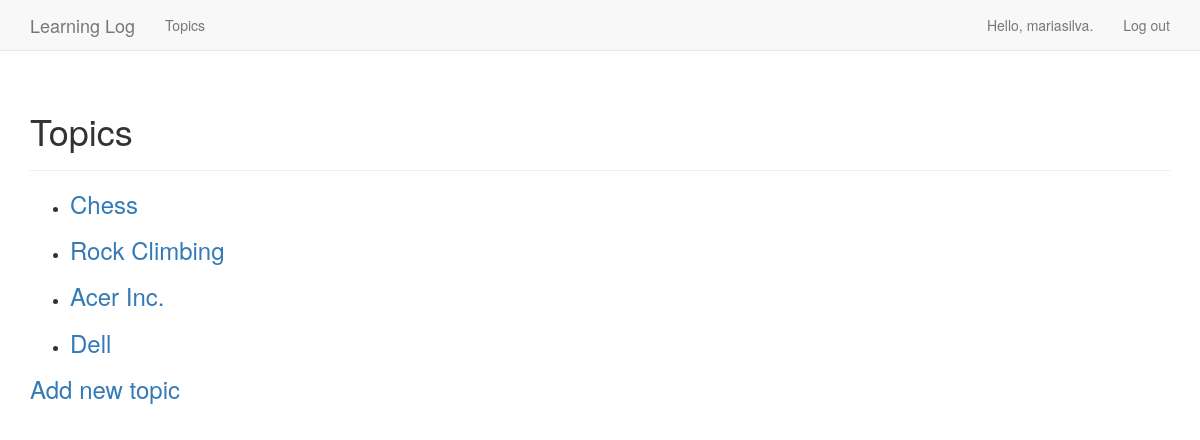
The page /topics/ (signed in) on the database its author committed.
### learning_logs/models.py (models this page shows)
class Topic(models.Model):
    text = models.CharField(max_length=200)
    date_added = models.DateTimeField(auto_now_add=True)
    owner = models.ForeignKey(User, on_delete=models.SET_NULL, null=True)
    def __str__(self) -> str:
        return self.text

### learning_logs/views.py (the view)
# urls.py: path('topics/', views.topics, name='topics'), # Mostra todos os assuntos
@login_required(login_url='users:login', redirect_field_name='next')
def topics(request):
    topics = Topic.objects.filter(owner=request.user).order_by('date_added')
    context = {'topics': topics}
    return render(request, 'learning_logs/pages/topics.html', context)

### learning_logs/templates/learning_logs/pages/topics.html
{% extends 'learning_logs/pages/base.html' %}
{% block header %}
    <h1>Topics</h1>
{% endblock header %}
{% block content %}
    <ul>
        {% for topic in topics %}
            <li>
                <h3> <a href="{% url 'learning_logs:topic' topic.id %}">{{ topic }}</a> </h3>
            </li>
        {% empty %}
            <li>No topics have been added yet.</li>
        {% endfor %}
    </ul>
    <h3><a href="{% url 'learning_logs:new_topic' %}">Add new topic</h3>
{% endblock content %}

### learning_logs/templates/learning_logs/pages/base.html (shortened to what this page needs)
{% load bootstrap3 %}
<!DOCTYPE html><html lang="en">
<head>
    {% bootstrap_css %}
</head>
<body>
    <nav class="navbar navbar-default navbar-static-top"> <div class="container">
        <div class="navbar-header">
            <a class="navbar-brand" href="{% url 'learning_logs:index' %}">Learning Log</a>
        </div>
        <div id="navbar" class="navbar-collapse collapse">
        <ul class="nav navbar-nav">
            <li>
                <a href="{% url 'learning_logs:topics' %}">Topics</a>
            </li>
        </ul>
        <ul class="nav navbar-nav navbar-right">
            {% if user.is_authenticated %}
                <li><a>Hello, {{ user.username }}.</a></li> <li><a href="{% url 'users:logout' %}">Log out</a></li>
            {% else %}
                <li><a href="{% url 'users:register' %}">Register</a></li> <li><a href="{% url 'users:login' %}">Log in</a></li>
            {% endif %}
        </ul> </div>
        </div>
    </nav>
    <div class="container">
        <div class="page-header">
            {% block header %}{% endblock header %}
        </div>
        <div>
            {% block content %}{% endblock content %}
        </div>
    </div>
</body>
</html>

### rows shown on the page
Topic: text "Chess"
Topic: text "Rock Climbing"
Topic: text "Acer Inc."
Topic: text "Dell"

### other values the page prints
{{ user.username }} "mariasilva"
